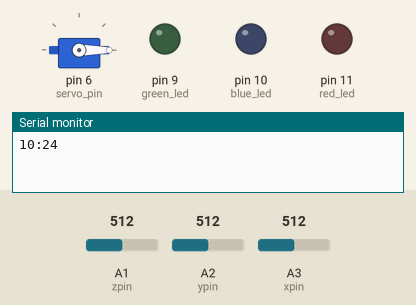
Recording of a sketch running on a simulated Arduino Uno, built with avr-gcc and run on an emulated ATmega328P. Parts: servo, output pins drawn as LEDs (lit = HIGH), the last lines printed to the serial monitor. Inputs (shaded band) come from the test bench; at power-on: A1 (zpin) = 512, A2 (ypin) = 512, A3 (xpin) = 512. The local clock reads 2024-03-15 10:24:30 at power-on unless the sketch sets it.

Above: at 2.2 s.
2.3 s: A1 (zpin) set to 534
At 3.4 s:
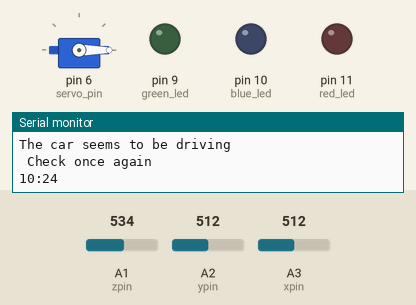
4.7 s: A2 (ypin) set to 536
At 6.3 s:
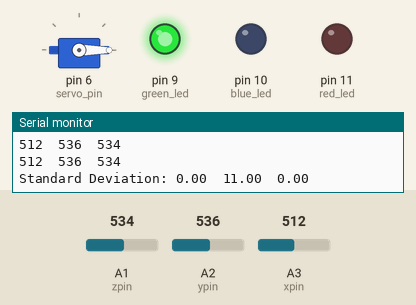
10.0 s: A2 (ypin) set to 568
At 17.2 s:
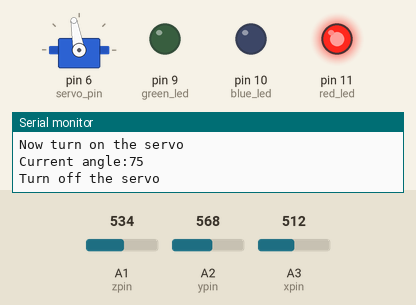
Timing chart, 0 to 18.7 s (numbered marks = the images above; inputs shaded):
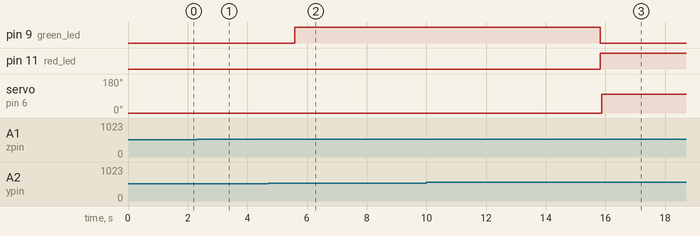

The sketch:

Accel_5_servo_off.ino
```cpp
#include <math.h>
#include <Wire.h>
#include "DS3231.h"
#include <Servo.h>

int servo_pin = 6;
Servo servo;
int servo_angle = 0;

RTClib RTC;

// these constants describe the pins. They won't change:
const int xpin = A3;                  // x-axis of the accelerometer
const int ypin = A2;                  // y-axis
const int zpin = A1;                  // z-axis (only on 3-axis models)

const int red_led = 11;
const int blue_led = 10;
const int green_led = 9;

// 2-dimensional array collecting accleration data of x, y, z
const int xyz_size = 20;
int xyz[xyz_size][3] = {0};
// 3-element Array for standard deviation
float xyz_sd[3] = {0};
// Parking-sleep mode starts when it's measured twice in a row
int measured_as_parked_once = 1;

boolean time_has_set = false;

void setup()
{
  // initialize the serial communications:
  Serial.begin(9600);

  Wire.begin();

  servo.attach(servo_pin);
  servo.write(0);
  delay(1000);
  servo.detach();

  //Make sure the analog-to-digital converter takes its reference voltage from
  // the AREF pin
  analogReference(EXTERNAL);

  pinMode(xpin, INPUT);
  pinMode(ypin, INPUT);
  pinMode(zpin, INPUT);
  pinMode(green_led, OUTPUT);
  pinMode(red_led, OUTPUT);
  pinMode(blue_led, OUTPUT);
}

/*
 * Measure accleration once a sec.
 * Measure as much as the size of xyz array.
*/
void measure_accleration(){
  int i = 0;
  for(i = 0; i < xyz_size; i++) {
    xyz[i][0] = analogRead(xpin);
    //add a small delay between pin readings.  I read that you should
    //do this but haven't tested the importance
    delay(1);
    xyz[i][1] = analogRead(ypin);
    delay(1);
    xyz[i][2] = analogRead(zpin);
    delay(100);
  }
}

int get_sum(int a){
  int sum = 0;
  int i = 0;
  for(i = 0; i < xyz_size; i++) {
    sum += xyz[i][a];
  }
  return sum;
}

/*
 * How to get deviation:
 * 1. Get the Mean - simple average
 * 2. For each item, subtract the Mean and square the result.
 * 3. Get the average of those squared results. (= Variance)
 * 4. Standard Deviation = Sqrt(Variance)
*/
void get_deviation(){
  // Get mean for x, y, and z separately

  int x_mean = get_sum(0) / xyz_size;
  int y_mean = get_sum(1) / xyz_size;
  int z_mean = get_sum(2) / xyz_size;

  int x_variance = 0;
  int y_variance = 0;
  int z_variance = 0;

  // Sum up (each value - Mean)^2
  int i = 0;
  for(i = 0; i < xyz_size; i++) {
    x_variance += pow(xyz[i][0] - x_mean, 2);
    y_variance += pow(xyz[i][1] - y_mean, 2);
    z_variance += pow(xyz[i][2] - z_mean, 2);
  }

  // Get average/variance
  x_variance /= xyz_size;
  y_variance /= xyz_size;
  z_variance /= xyz_size;

  xyz_sd[0] = sqrt(x_variance);
  xyz_sd[1] = sqrt(y_variance);
  xyz_sd[2] = sqrt(z_variance);
}

void print_xyz(){
  int i = 0;
  for(i = 0; i < xyz_size; i++){
    //Serial.print("x: %d  y: %d  z: %d", xyz[i][0], xyz[i][1], xyz[i][2]);
    Serial.print(xyz[i][0]);
    Serial.print("\t");
    Serial.print(xyz[i][1]);
    Serial.print("\t");
    Serial.print(xyz[i][2]);
    Serial.print("\n");
  }
}

/*
 * As a parameter, it gets a 2-d array (I'm using a global variable now)
 * e.g. [(x, y, z), (x2, y2, z2), (x3, y3, z3), (x4, y4, z4)]
 * Get deviation. If deviation < x then return True.
*/
boolean is_parked(){
  measure_accleration();
  get_deviation();
  print_xyz();
  Serial.print("Standard Deviation: ");
  Serial.print(xyz_sd[0]);
  Serial.print("\t");
  Serial.print(xyz_sd[1]);
  Serial.print("\t");
  Serial.print(xyz_sd[2]);
  Serial.print("\n");
  if(xyz_sd[0] + xyz_sd[1] + xyz_sd[2] < 5) {
    return true;
  }else{
    return false;
  }
}

/*
 * h: hour, m: minute
 * e.g. ser_servo_time(6, 25);
 * Sets the clock to 6:25
*/
void set_servo_time(int h, int m){
  int cur_time = floor(175.0 / (24 * 60) * (h * 60 + m));
  Serial.print("Current angle:");
  Serial.print(cur_time);
  Serial.print("\n");
  servo.write( 175 - cur_time );
}

void led_control(int red_value, int green_value, int blue_value){
  analogWrite(red_led, red_value);
  analogWrite(green_led, green_value);
  analogWrite(blue_led, blue_value);
}

void do_once_when_parked(int h, int m){
  // Turn the red led on
  led_control(255, 0, 0);
  Serial.print("Red LED is on\n");
  Serial.print("Now turn on the servo\n");
  servo.attach(servo_pin);
  set_servo_time(h, m);
  delay(1000);
  time_has_set = true;
  Serial.print("Turn off the servo\n");
  servo.detach(); // Turn off the servo
}

void check_capacity(){}

void set_rtc_time(){}

void loop(){

  DateTime now = RTC.now();

  // Print time - hh:mm
  Serial.print(now.hour(), DEC);
  Serial.print(':');
  Serial.print(now.minute(), DEC);
  Serial.print("\n");

  // If the car is driving, wait for 40 seconds
  // i.e. when driving, measure once a minute
  if(is_parked() == false){
    /* Parker might have been moved by accident.
     * Don't turn on the driving mode yet.
     * Check once more. */
    if(measured_as_parked_once == 1){
      measured_as_parked_once = 0;
      Serial.print("The car seems to be driving\n Check once again\n");
    }else{
      // Set the variable so the time can be newly set when parked again
      time_has_set = false;
      // Turn on the green light
      led_control(0, 255, 0);
      delay(1000);
      //delay(40000);

      Serial.print("The car is driving\n");
    }
  }else{
    if(measured_as_parked_once == 1){
      // Set the time only once when the car has parked.
      if(time_has_set == false) do_once_when_parked(now.hour(), now.minute());
      delay(1000);
      Serial.print("The car is parked\n");
      // If the car is parked, measure every 4 min.
      //delay(240000);
    }else{
      measured_as_parked_once = 1;
      Serial.print("The car seems to be parked\n");
      Serial.print("Check once again\n");
    }
  }
}
```

Measured:
- the behaviour switches between 522 and 523 on A2 (ypin) (found by bisection; images 1 and 2)
- the behaviour switches between 552 and 553 on A2 (ypin) (found by bisection; images 2 and 3)
- after the input at 2.3 s, pin 11 (red_led): stays LOW (without the input it goes to HIGH after 0.97 s); servo on pin 6 (servo_pin): stays 0° (without the input it goes to 100° after 1.0 s)
- after the input at 4.7 s, pin 9 (green_led): LOW → HIGH after 0.89 s; pin 11 (red_led): stays LOW (without the input it goes to HIGH after 3.2 s); servo on pin 6 (servo_pin): stays 0° (without the input it goes to 100° after 3.3 s)
- after the input at 10.0 s, pin 9 (green_led): HIGH → LOW after 5.8 s instead of 1.2 s; pin 11 (red_led): LOW → HIGH after 5.8 s instead of 1.2 s; servo on pin 6 (servo_pin): 0° → 100° after 5.9 s instead of 1.2 s
